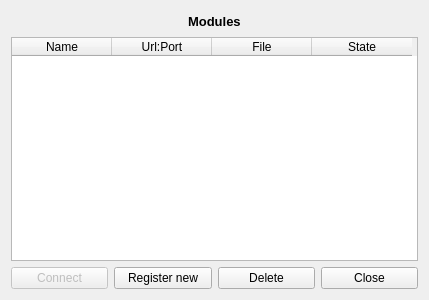
<ui version="4.0" >
 <class>ModulesRegistration</class>
 <widget class="QWidget" name="ModulesRegistration" >
  <property name="geometry" >
   <rect>
    <x>0</x>
    <y>0</y>
    <width>429</width>
    <height>300</height>
   </rect>
  </property>
  <property name="windowTitle" >
   <string>Modules registration</string>
  </property>
  <layout class="QGridLayout" >
   <item row="0" column="0" >
    <layout class="QHBoxLayout" >
     <item>
      <spacer>
       <property name="orientation" >
        <enum>Qt::Horizontal</enum>
       </property>
       <property name="sizeHint" stdset="0" >
        <size>
         <width>40</width>
         <height>20</height>
        </size>
       </property>
      </spacer>
     </item>
     <item>
      <widget class="QLabel" name="label" >
       <property name="font" >
        <font>
         <pointsize>10</pointsize>
         <weight>75</weight>
         <bold>true</bold>
        </font>
       </property>
       <property name="text" >
        <string>Modules</string>
       </property>
       <property name="textFormat" >
        <enum>Qt::AutoText</enum>
       </property>
      </widget>
     </item>
     <item>
      <spacer>
       <property name="orientation" >
        <enum>Qt::Horizontal</enum>
       </property>
       <property name="sizeHint" stdset="0" >
        <size>
         <width>40</width>
         <height>20</height>
        </size>
       </property>
      </spacer>
     </item>
    </layout>
   </item>
   <item row="1" column="0" >
    <layout class="QVBoxLayout" >
     <item>
      <widget class="QTableWidget" name="tableExtModules" >
       <property name="selectionBehavior" >
        <enum>QAbstractItemView::SelectRows</enum>
       </property>
       <property name="sortingEnabled" >
        <bool>false</bool>
       </property>
       <property name="cornerButtonEnabled" >
        <bool>false</bool>
       </property>
       <column>
        <property name="text" >
         <string>Name</string>
        </property>
       </column>
       <column>
        <property name="text" >
         <string>Url:Port</string>
        </property>
       </column>
       <column>
        <property name="text" >
         <string>File</string>
        </property>
       </column>
       <column>
        <property name="text" >
         <string>State</string>
        </property>
       </column>
      </widget>
     </item>
     <item>
      <layout class="QHBoxLayout" >
       <item>
        <widget class="QPushButton" name="pushButton" >
         <property name="enabled" >
          <bool>false</bool>
         </property>
         <property name="text" >
          <string>Connect</string>
         </property>
        </widget>
       </item>
       <item>
        <widget class="QPushButton" name="buttonRegNew" >
         <property name="text" >
          <string>Register new</string>
         </property>
        </widget>
       </item>
       <item>
        <widget class="QPushButton" name="buttonDelete" >
         <property name="text" >
          <string>Delete</string>
         </property>
        </widget>
       </item>
       <item>
        <widget class="QPushButton" name="closeButton" >
         <property name="text" >
          <string>Close</string>
         </property>
        </widget>
       </item>
      </layout>
     </item>
    </layout>
   </item>
  </layout>
 </widget>
 <resources/>
 <connections/>
</ui>
